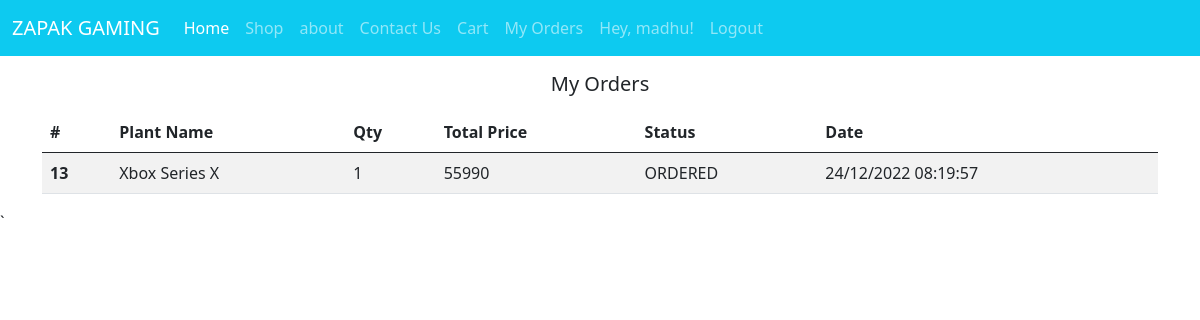
Page /orders (signed in) on the committed database.
### tables this page shows
CREATE TABLE "users" (
	"id"	INTEGER,
	"username"	TEXT,
	"password"	TEXT,
	"address"	TEXT,
	"phone"	TEXT,
	"email"	TEXT,
	PRIMARY KEY("id" AUTOINCREMENT)
);

CREATE TABLE "products" (
	"id"	INTEGER,
	"name"	TEXT NOT NULL,
	"price"	TEXT,
	"details"	TEXT,
	"image"	TEXT,
	"tags"	TEXT,
	"category"	TEXT,
	PRIMARY KEY("id" AUTOINCREMENT)
);

CREATE TABLE "orders" (
	"id"	INTEGER,
	"pid"	INTEGER,
	"qty"	INTEGER,
	"uid"	INTEGER,
	"status"	TEXT,
	"date"	INTEGER,
	PRIMARY KEY("id" AUTOINCREMENT)
);

### main.py (the view)
@app.get("/orders",response_class=HTMLResponse)
def orders(request : Request):
    if not request.session.get('isLogin'):
        return RedirectResponse('/login', status_code=status.HTTP_302_FOUND)
    uid = request.session.get('uid')
    orders = db.executeQueryWithParams("SELECT *,o.id as oid from USERS u,orders o, products p where u.id=o.uid and o.pid=p.id and o.uid =?",
                [uid])
    return templates.TemplateResponse("/orders.html", {"request": request, "orders": orders})

### templates/orders.html (shortened to what this page needs)
{% extends "base.html" %}
{% block content  %}
<div class="container">
    <h5 class="text-center my-3">My Orders</h5>
    {% if orders|length > 0 %}
    <table class="table table-striped">
        <thead>
        <tr>
            <th scope="col">#</th>
            <th scope="col">Plant Name</th>
            <th scope="col">Qty</th>
            <th scope="col">Total Price</th>
            <th scope="col">Status</th>
            <th scope="col">Date</th>
        </tr>
        </thead>
        <tbody>
        {% for order in orders %}
        <tr>
            <th scope="row">{{order.oid}}</th>
            <td>{{order.name}}</td>
            <td>{{order.qty}}</td>
            <td>{{order.qty | int * order.price | int}}</td>
            <td>{{order.status}}</td>
            <td>{{order.date}}</td>
        </tr>
        {% endfor %}
        </tbody>
    </table>
    {% else %}
    <h5 class="text-center">No Orders found from your account!!</h5>
    {% endif %}
</div>
{% endblock %}

### templates/base.html (shortened to what this page needs)
<!doctype html>
<html lang="en">
<head>
    <link href="{{ url_for('static', path='/css/bootstrap.css') }}" rel="stylesheet" />
</head>
<body>
<nav class="navbar navbar-expand-lg navbar-dark bg-info">
    <div class="container-fluid">
        <a class="navbar-brand" href="/">ZAPAK GAMING</a>
        <div class="collapse navbar-collapse" id="navbarNav">
            <ul class="navbar-nav">
                <li class="nav-item">
                    <a class="nav-link active" aria-current="page" href="/">Home</a>
                </li>
                <li class="nav-item">
                    <a class="nav-link" href="/shop">Shop</a>
                </li>
                <li class="nav-item">
                    <a class="nav-link" href="/about">about</a>
                </li>
                <li class="nav-item">
                    <a class="nav-link" href="/contact">Contact Us</a>
                </li>
                {% if request.session.get('isLogin') %}
                 <li class="nav-item">
                    <a class="nav-link" href="/cart">Cart</a>
                </li>
                <li class="nav-item">
                    <a class="nav-link" href="/orders">My Orders</a>
                </li>
                <li class="nav-item">
                    <a class="nav-link" href="#">Hey, {{request.session.get('username')}}!</a>
                </li>
                <li class="nav-item">
                    <a class="nav-link" href="/logout">Logout</a>
                </li>
                {% endif %}
            </ul>
        </div>
    </div>
</nav>
<main id="content">{% block content %}{% endblock %}</main>
</body>
</html>`

### rows in the picture
users: session.get "madhu"
products: oid "13", name "Xbox Series X", qty "1", order.qty|int*order.price|int "55990", status "ORDERED", date "24/12/2022 08:19:57"
